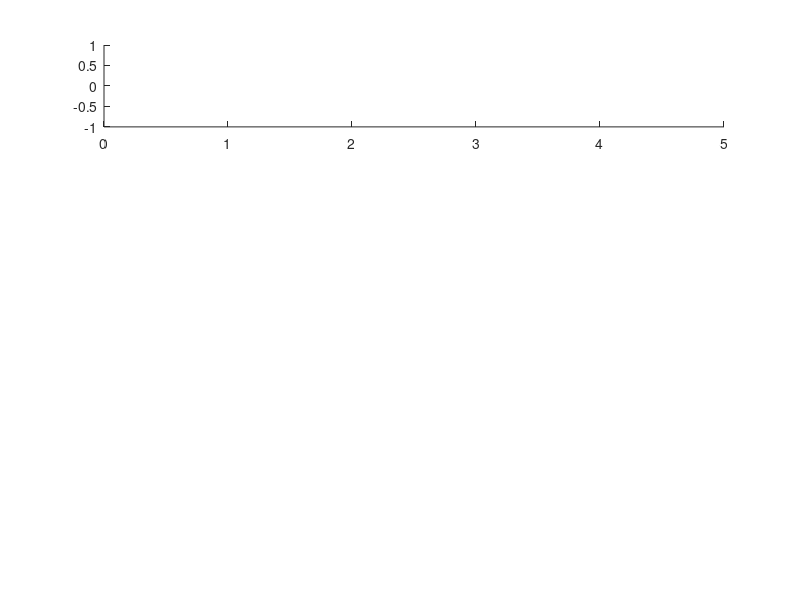

The MATLAB source for this figure: (Note: this script raises an error after producing the figure.)
h1=figure(1);clf
subplot(4,1,1);
hold on
xlim([0,5]);ylim([-1,1])

%arrow
[arrowX,arrowY]=dsxy2figxy([0,5],[0,0]);
annotation('arrow', arrowX, arrowY)

%crosses
x=[1,2,3,4];
plot(x, 0, 'ko','markersize', 10)

text([1,2,3,4], [1,-1,1,-1]/2, {'{a,d}(1)', 'b(2)', 'c(3)', 'e(4)'}, 'interpreter', 'latex', 'FontSize', 20)
axis off

saveas(gcf, 'intro_x', 'eps');

h2=figure(2);clf
subplot(4,1,1);
hold on
xlim([0,5]);ylim([-1,1])

%arrow
[arrowX,arrowY]=dsxy2figxy([0,5],[0,0]);
annotation('arrow', arrowX, arrowY)

%crosses
x=[1,2,3,4];
plot(x, 0, 'ko','markersize', 10)

text([1,2,3,4], [1,-1,1,-1]/2, {'c(1)', 'b(2)', '{a,e}(3)', 'd(4)'}, 'interpreter', 'latex', 'FontSize', 20)
axis off

saveas(gcf, 'intro_y', 'eps');


